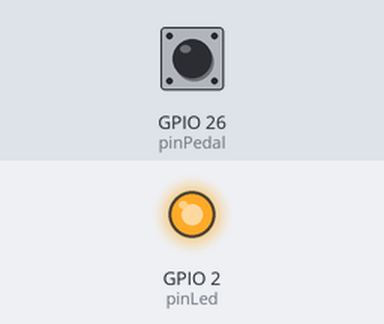
Simulated run of this sketch. Board: ESP32. On the bench: output pins drawn as LEDs (lit = HIGH). The inputs (shaded band) are chosen by the test bench; at power-on: GPIO 26 (pinPedal) HIGH. USB keyboard and mouse output is not drawn.

Above: at 0.1 s.
Timing chart, 0 to 1.6 s (numbered marks = the images above):
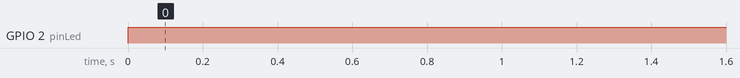

The sketch:

TIME_CRISIS_PEDAL_NR.ino
```cpp
// Versión 0.1.0 TIME CRISIS PEDAL NovenRetro
// DEBE ESTAR INSTALADA LA VERSIÓN 2.0.11 DE PLACA ESP32 Y VERSIÓN 0.7.3 DE LIBRERÍA ESP32_BLE_Gamepad
#include <BleGamepad.h>

BleGamepad bleGamepad("TIME CRISIS PEDAL", "ESP32", 100);

// Pines
const int pinLed = 2;          // LED del ESP32 para indicar estado
const int pinPedal = 26;       // GPIO conectado al pin NO del microswitch del pedal

void setup() {
  Serial.begin(115200);
  bleGamepad.begin();

  pinMode(pinLed, OUTPUT);
  pinMode(pinPedal, INPUT_PULLUP); // Pull-up interno activado
}

void loop() {
  if (bleGamepad.isConnected()) {
    // LED fijo al estar conectado
    digitalWrite(pinLed, HIGH);

    // Leer pedal y controlar botón
    if (digitalRead(pinPedal) == LOW) {
      bleGamepad.press(BUTTON_1);  // BOTÓN X (Cross) — ¡RECONOCIMIENTO INMEDIATO!
    } else {
      bleGamepad.release(BUTTON_1);
    }

  } else {
    // LED titilando si no está conectado
    digitalWrite(pinLed, millis() % 1000 < 500 ? HIGH : LOW);
  }

  delay(10);
}
```

Measured:
- by itself, GPIO 2 (pinLed): LOW → HIGH at 0.00 s
